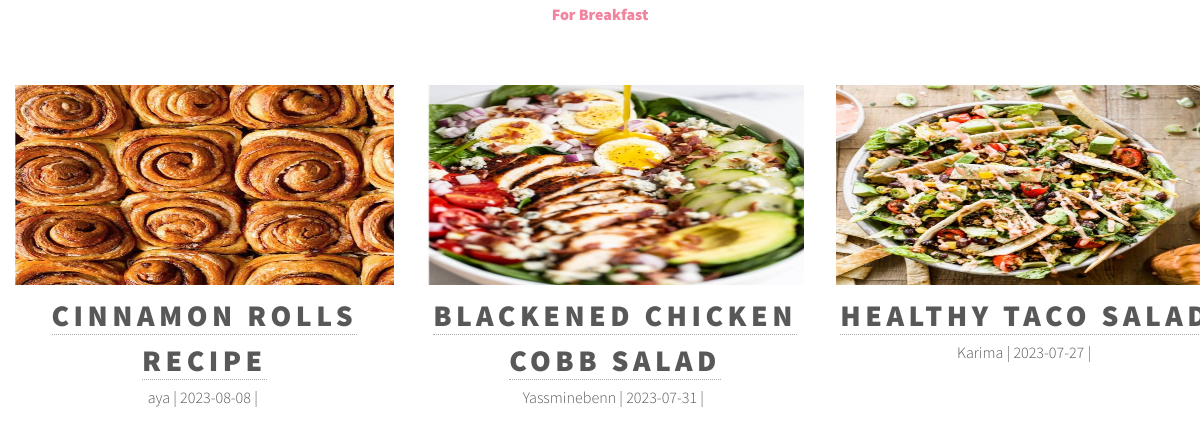
The app's page /category.php with its own data.
### tables this page shows
CREATE TABLE `recipe` (
  `TITLE` text NOT NULL,
  `INGREDIENTS` text NOT NULL,
  `DESCRIPTION` text NOT NULL,
  `IMAGER` varchar(250) NOT NULL,
  `DATER` date DEFAULT NULL,
  `category` varchar(200) DEFAULT NULL,
  `IDRECIPE` int(11) NOT NULL,
  `IDUSER` int(11) DEFAULT NULL,
  `prix` int(11) DEFAULT NULL
);

CREATE TABLE `user` (
  `USENAME` varchar(255) DEFAULT NULL,
  `PASSWORD` text NOT NULL,
  `Email` varchar(250) DEFAULT NULL,
  `IDUSER` int(11) NOT NULL
);

### category.php (the view, shortened to what this page needs)
<!DOCTYPE html>
<html>
<head>
  <link rel="stylesheet" href="assets/bootstrap/css/bootstrap.min.css" />
  <link rel="stylesheet" href="assets/css/main.css" />
  <link rel="stylesheet" href="https://cdnjs.cloudflare.com/ajax/libs/font-awesome/6.0.0-beta3/css/all.min.css">
</head>
<body class="is-preload">
    <div id="main">
        <div class="inner">
            <a  style=" display:flex;justify-content:center; text-align:center";> <strong> For Breakfast</strong></a>
            <br><br>
            <div class="container-fluid">
                <div class="row">
                    <div class="col-12">
                        <div class="row">
                            <?php
                            if (isset($_GET['category'])) {
                                $selectedCategory = $_GET['category'];
                            } else {
                                $selectedCategory = 'lunch';
                            }
                            $connection = mysqli_connect("localhost", "root", "", "datatv");
                            $query = "SELECT recipe.*, user.USENAME FROM recipe
                                      INNER JOIN user ON recipe.IDUSER = user.IDUSER
                                      WHERE recipe.category = ?";
                            $stmt = mysqli_prepare($connection, $query);
                            mysqli_stmt_bind_param($stmt, "s", $selectedCategory);
                            mysqli_stmt_execute($stmt);
                            $result = mysqli_stmt_get_result($stmt);
                            if (mysqli_num_rows($result) > 0) {
                                while ($row = mysqli_fetch_assoc($result)) {
                                    echo '<div class="col-sm-4 text-center">';
                                    echo '<img src="images/' . $row['IMAGER'] . '" class="img-fluid" style="height: 200px; width: 400px;">';
                                    echo '<h2 class="m-n" style="font-size: 30px;">';
                                    echo '<a href="show.php?IDRECIPE=' . $row['IDRECIPE'] . '">';
                                    echo $row['TITLE'];
                                    echo '</a>';
                                    echo '</h2>';
                                    echo '<p>';
                                    echo $row['USENAME'] . '&nbsp;|&nbsp;';
                                    echo $row['DATER'] . '&nbsp;|&nbsp;';
                                    echo '</p>';
                                    echo '</div>';
                                }
                            } else {
                                echo "<p>No recipes found.</p>";
                            }
                            ?>
                        </div>
                    </div>
                </div>
            </div>
        </div>
    </div>
</body>
</html>

### assets/css/main.css (style rules this page uses)
html, body, div, span, applet, object, iframe, h1, h2, h3, h4, h5, h6, p, blockquote, pre, a, abbr, acronym, address, big, cite, code, del, dfn, em, img, ins, kbd, q, s, samp, small, strike, strong, sub, sup, tt, var, b, u, i, center, dl, dt, dd, ol, ul, li, fieldset, form, label, legend, table, caption, tbody, tfoot, thead, tr, th, td, article, aside, canvas, details, embed, figure, figcaption, footer, header, hgroup, menu, nav, output, ruby, section, summary, time, mark, audio, video { margin: 0; padding: 0; border: 0; font-size: 100%; font: inherit; vertical-align: baseline; }
body { line-height: 1; }
body { -webkit-text-size-adjust: none; }
body { -ms-overflow-style: scrollbar; }
html { box-sizing: border-box; }
*, *:before, *:after { box-sizing: inherit; }
body { background: #ffffff; }
body.is-preload *, body.is-preload *:before, body.is-preload *:after { -moz-animation: none !important; -webkit-animation: none !important; -ms-animation: none !important; animation: none !important; -moz-transition: none !important; -webkit-transition: none !important; -ms-transition: none !important; transition: none !important; }
body, input, select, textarea { color: #585858; font-family: "Source Sans Pro", Helvetica, sans-serif; font-size: 16pt; font-weight: 300; line-height: 1.75; }
@media screen and (max-width: 1680px) { body, input, select, textarea { font-size: 14pt; } }
@media screen and (max-width: 1280px) { body, input, select, textarea { font-size: 12pt; } }
a { -moz-transition: border-bottom-color 0.2s ease, color 0.2s ease; -webkit-transition: border-bottom-color 0.2s ease, color 0.2s ease; -ms-transition: border-bottom-color 0.2s ease, color 0.2s ease; transition: border-bottom-color 0.2s ease, color 0.2s ease; text-decoration: none; color: #585858; border-bottom: dotted 1px rgba(88, 88, 88, 0.5); }
strong, b { font-weight: 900; }
p { margin: 0 0 2em 0; }
h2, h3, h4, h5, h6 { font-weight: 900; line-height: 1.5; margin: 0 0 2em 0; text-transform: uppercase; letter-spacing: 0.15em; }
h2 a, h3 a, h4 a, h5 a, h6 a { color: inherit; }
h2 { font-size: 1.1em; }
.row { display: flex; flex-wrap: wrap; box-sizing: border-box; align-items: stretch; }
.row > * { box-sizing: border-box; }
.row > .col-12 { width: 100%; }
.row { margin-top: 0; margin-left: -2em; }
.row > * { padding: 0 0 0 2em; }
@media screen and (max-width: 1680px) { .row { display: flex; flex-wrap: wrap; box-sizing: border-box; align-items: stretch; } }
@media screen and (max-width: 1680px) { .row > * { box-sizing: border-box; } }
@media screen and (max-width: 1680px) { .row { margin-top: 0; margin-left: -2em; } }
@media screen and (max-width: 1680px) { .row > * { padding: 0 0 0 2em; } }
@media screen and (max-width: 1280px) { .row { display: flex; flex-wrap: wrap; box-sizing: border-box; align-items: stretch; } }
@media screen and (max-width: 1280px) { .row > * { box-sizing: border-box; } }
@media screen and (max-width: 1280px) { .row { margin-top: 0; margin-left: -2em; } }
@media screen and (max-width: 1280px) { .row > * { padding: 0 0 0 2em; } }
.m-n { margin-bottom: 0!important; }
#main { padding: 0em 0 6em 0 ; }

### records on screen
recipe: IMAGER (picture), TITLE "CINNAMON ROLLS RECIPE", IDUSER.USENAME "aya", DATER "2023-08-08"
recipe: IMAGER (picture), TITLE "BLACKENED CHICKEN COBB SALAD", IDUSER.USENAME "Yassminebenn", DATER "2023-07-31"
recipe: IMAGER (picture), TITLE "HEALTHY TACO…", IDUSER.USENAME "Karima", DATER "2023-07-27"
